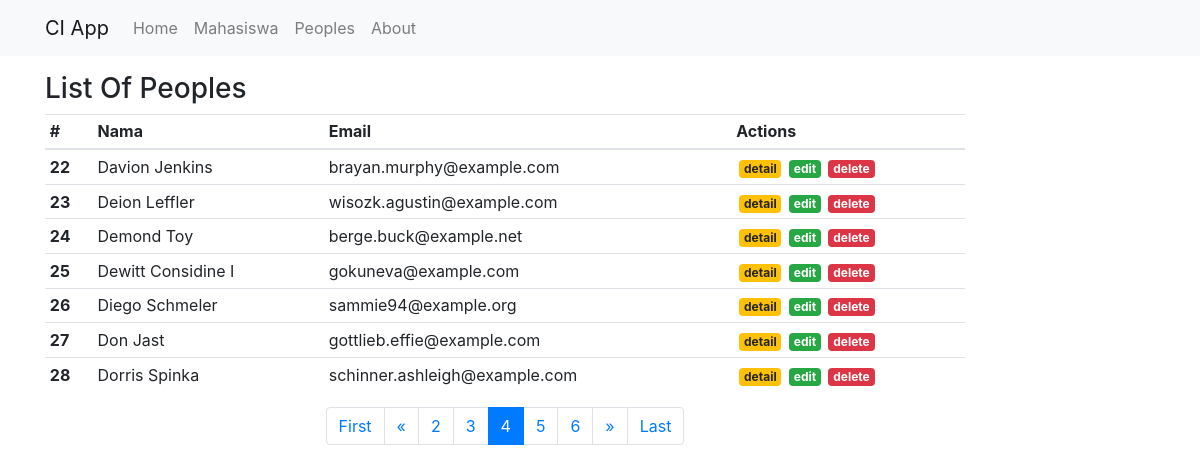
The page /peoples/index/21 on the database its author committed.
### tables this page shows
CREATE TABLE `peoples` (
  `id` int(9) unsigned NOT NULL AUTO_INCREMENT,
  `name` varchar(100) NOT NULL,
  `address` varchar(255) NOT NULL,
  `email` varchar(100) NOT NULL,
  PRIMARY KEY (`id`),
  KEY `email` (`email`)
);

### index.php (called while the page is built, shortened)
<?php
require_once BASEPATH.'core/CodeIgniter.php';

### application/config/config.php (called while the page is built, shortened)
<?php
$config['base_url'] = 'http://localhost/ngobar/';
$config['index_page'] = '';
$config['uri_protocol']    = 'REQUEST_URI';
$config['url_suffix'] = '';
$config['language']    = 'english';
$config['charset'] = 'UTF-8';
$config['enable_hooks'] = false;
$config['subclass_prefix'] = 'MY_';
$config['composer_autoload'] = false;
$config['permitted_uri_chars'] = 'a-z 0-9~%.:_\-';
$config['enable_query_strings'] = false;
$config['controller_trigger'] = 'c';
$config['function_trigger'] = 'm';
$config['directory_trigger'] = 'd';
$config['allow_get_array'] = true;
$config['log_threshold'] = 0;
$config['log_path'] = '';
$config['log_file_extension'] = '';
$config['log_file_permissions'] = 0644;
$config['log_date_format'] = 'Y-m-d H:i:s';
$config['error_views_path'] = '';
$config['cache_path'] = '';
$config['cache_query_string'] = false;
$config['encryption_key'] = '';
$config['sess_driver'] = 'files';
$config['sess_cookie_name'] = 'ci_session';
$config['sess_expiration'] = 7200;
$config['sess_save_path'] = null;
$config['sess_match_ip'] = false;
$config['sess_time_to_update'] = 300;
$config['sess_regenerate_destroy'] = false;
$config['cookie_prefix']    = '';
$config['cookie_domain']    = '';
$config['cookie_path']        = '/';
$config['cookie_secure']    = false;
$config['cookie_httponly']     = false;
$config['standardize_newlines'] = false;
$config['global_xss_filtering'] = false;
$config['csrf_protection'] = false;
$config['csrf_token_name'] = 'csrf_test_name';
$config['csrf_cookie_name'] = 'csrf_cookie_name';
$config['csrf_expire'] = 7200;
$config['csrf_regenerate'] = true;
$config['csrf_exclude_uris'] = array();
$config['compress_output'] = false;
$config['time_reference'] = 'local';
$config['rewrite_short_tags'] = false;
$config['proxy_ips'] = '';

### application/models/Peoples_model.php (called while the page is built, shortened)
<?php
class Peoples_model extends CI_Model
{
    public function getPeoples($limit, $start)
    {
        $this->db->order_by('name', 'ASC');
        return $this->db->get('peoples', $limit, $start)->result_array();
    }
    public function countAllPeoples()
    {
        return $this->db->get('peoples')->num_rows();
    }
}

### application/views/peoples/index.php (the view)
<div class="container">
    <div class="row">
        <div class="col-md-10">
            <h3 class="mt-3">List Of Peoples</h3>
            <table class="table table-sm">
                <thead>
                    <tr>
                        <th>#</th>
                        <th>Nama</th>
                        <th>Email</th>
                        <th>Actions</th>
                    </tr>
                </thead>
                <tbody>
                    <?php foreach ($peoples as $people) : ?>
                        <tr>
                            <th><?= ++$start; ?></th>
                            <td><?= $people['name']; ?></td>
                            <td><?= $people['email']; ?></td>
                            <td>
                                <a href="" class="badge badge-warning">detail</a>
                                <a href="" class="badge badge-success">edit</a>
                                <a href="" class="badge badge-danger">delete</a>
                            </td>
                        </tr>
                    <?php endforeach; ?>
                </tbody>
            </table>
            <?= $this->pagination->create_links(); ?>
        </div>
    </div>
</div>

### assets/css/style.css (style rules this page uses)
.badge { margin-left: 3px; }

### rows shown on the page
peoples: name "Davion Jenkins", email "brayan.murphy@example.com"
peoples: name "Deion Leffler", email "wisozk.agustin@example.com"
peoples: name "Demond Toy", email "berge.buck@example.net"
peoples: name "Dewitt Considine I", email "gokuneva@example.com"
peoples: name "Diego Schmeler", email "sammie94@example.org"
peoples: name "Don Jast", email "gottlieb.effie@example.com"
peoples: name "Dorris Spinka", email "schinner.ashleigh@example.com"

### other values the page prints
$this->pagination->create_links() "First « 2 3 4 5 6 » Last"
